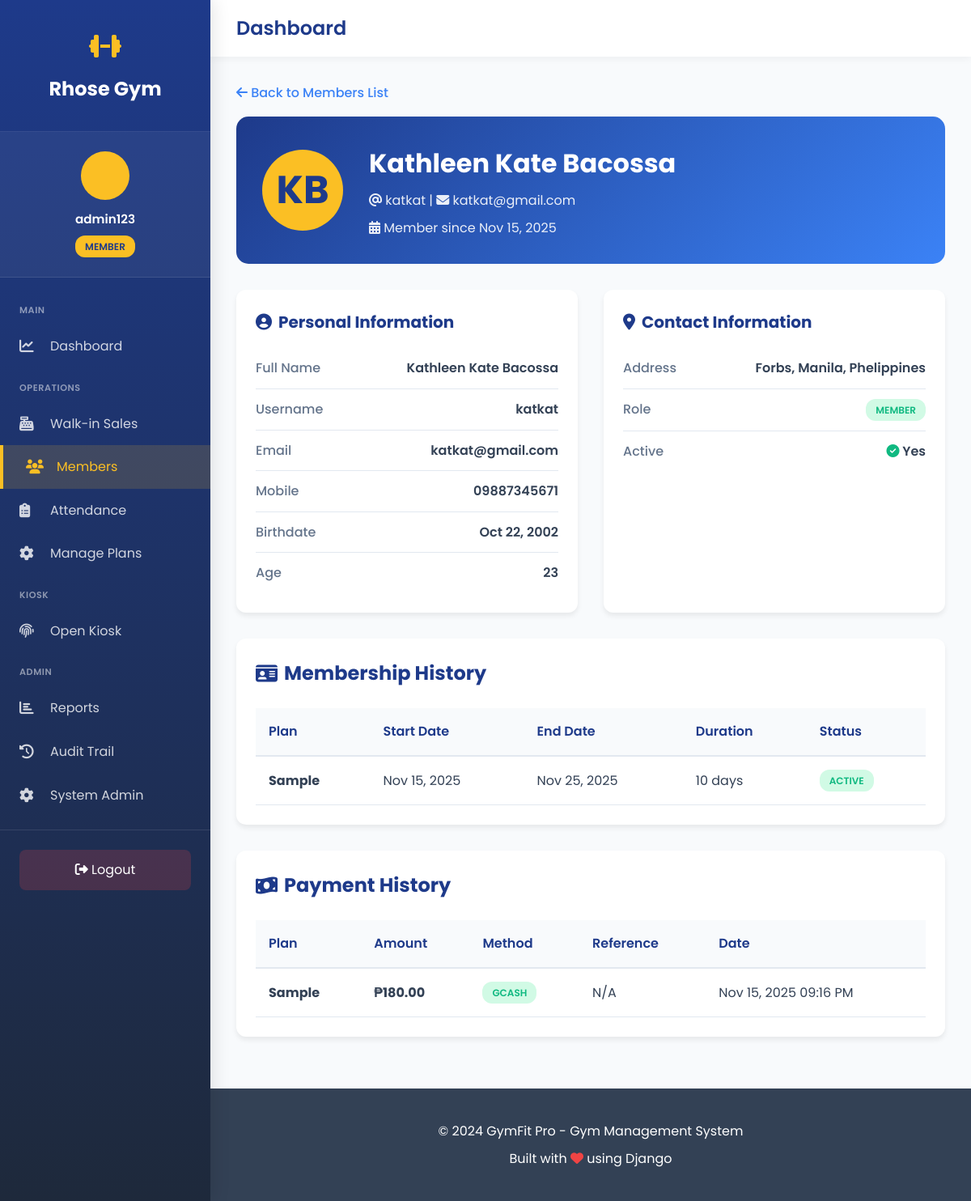
Screenshot of /members/15/ (signed in) with the database file from the repository.
### gym_app/models.py (models this page shows, shortened)
class User(AbstractUser):
    ROLE_CHOICES = [
        ('admin', 'Admin'),
        ('staff', 'Staff'),
        ('member', 'Member'),
    ]
    role = models.CharField(max_length=10, choices=ROLE_CHOICES, default='member')
    mobile_no = models.CharField(max_length=20, blank=True, null=True)
    address = models.TextField(blank=True, null=True)
    birthdate = models.DateField(blank=True, null=True)
    age = models.IntegerField(blank=True, null=True)
    kiosk_pin = models.CharField(
        max_length=6,
        blank=True,
        null=True,
        unique=True,
        help_text="6-digit PIN for kiosk check-in/out",
        verbose_name="Kiosk PIN"
    )
    created_at = models.DateTimeField(auto_now_add=True)
    updated_at = models.DateTimeField(auto_now=True)
    class Meta:
        db_table = 'users'
        verbose_name = 'User'
        verbose_name_plural = 'Users'
    def is_admin(self):
        return self.role == 'admin' or self.is_superuser
    def is_staff_or_admin(self):
        return self.role in ['admin', 'staff'] or self.is_superuser or self.is_staff

class UserMembership(models.Model):
    STATUS_CHOICES = [
        ('active', 'Active'),
        ('expired', 'Expired'),
        ('cancelled', 'Cancelled'),
    ]
    user = models.ForeignKey(User, on_delete=models.CASCADE, related_name='memberships')
    plan = models.ForeignKey(MembershipPlan, on_delete=models.PROTECT, related_name='subscriptions')
    start_date = models.DateField()
    end_date = models.DateField()
    status = models.CharField(max_length=10, choices=STATUS_CHOICES, default='active')
    created_at = models.DateTimeField(auto_now_add=True)
    updated_at = models.DateTimeField(auto_now=True)
    class Meta:
        db_table = 'user_memberships'
        verbose_name = 'User Membership'
        verbose_name_plural = 'User Memberships'
        ordering = ['-start_date']

class MembershipPlan(models.Model):
    name = models.CharField(max_length=100)
    duration_days = models.IntegerField(help_text="Duration in days")
    price = models.DecimalField(max_digits=10, decimal_places=2)
    description = models.TextField(blank=True, null=True)
    is_active = models.BooleanField(default=True)
    created_at = models.DateTimeField(auto_now_add=True)
    updated_at = models.DateTimeField(auto_now=True)
    class Meta:
        db_table = 'membership_plans'
        verbose_name = 'Membership Plan'
        verbose_name_plural = 'Membership Plans'
        ordering = ['price']

class Payment(models.Model):
    PAYMENT_METHOD_CHOICES = [
        ('cash', 'Cash'),
        ('gcash', 'GCash'),
        ('card', 'Card'),
    ]
    user = models.ForeignKey(User, on_delete=models.CASCADE, related_name='payments')
    membership = models.ForeignKey(UserMembership, on_delete=models.CASCADE, related_name='payments')
    amount = models.DecimalField(max_digits=10, decimal_places=2)
    method = models.CharField(max_length=10, choices=PAYMENT_METHOD_CHOICES)
    payment_date = models.DateTimeField(default=timezone.now)
    reference_no = models.CharField(max_length=50, blank=True, null=True)
    notes = models.TextField(blank=True, null=True)
    created_at = models.DateTimeField(auto_now_add=True)
    updated_at = models.DateTimeField(auto_now=True)
    class Meta:
        db_table = 'payments'
        verbose_name = 'Payment'
        verbose_name_plural = 'Payments'
        ordering = ['-payment_date']

### gym_app/views.py (the view, shortened to what this page needs)
# urls.py: path('members/<int:user_id>/', views.member_detail, name='member_detail'),
@login_required
def member_detail(request, user_id):
    member = get_object_or_404(User, id=user_id, role='member')
    memberships = UserMembership.objects.filter(
        user=member
    ).select_related('plan').order_by('-start_date')
    payments = Payment.objects.filter(
        user=member
    ).select_related('membership__plan').order_by('-payment_date')
    context = {
        'member': member,
        'memberships': memberships,
        'payments': payments,
    }
    return render(request, 'gym_app/member_detail.html', context)

### templates/gym_app/member_detail.html (shortened to what this page needs)
{% extends 'gym_app/base_sidebar.html' %}
{% block content %}
{% load static %}
<link rel="stylesheet" href="{% static 'gym_app/css/pages/member_detail.css' %}">
<a href="{% url 'members_list' %}" class="back-link">
    <i class="fas fa-arrow-left"></i> Back to Members List
</a>
<div class="member-header">
    <div class="member-avatar">
        {{ member.first_name|first|upper }}{{ member.last_name|first|upper }}
    </div>
    <div class="member-info">
        <h1>{{ member.get_full_name }}</h1>
        <p style="opacity: 0.9; margin: 0;">
            <i class="fas fa-at"></i> {{ member.username }} |
            <i class="fas fa-envelope"></i> {{ member.email }}
        </p>
        <p style="opacity: 0.9; margin: 0.5rem 0 0 0;">
            <i class="fas fa-calendar-alt"></i> Member since {{ member.date_joined|date:"M d, Y" }}
        </p>
    </div>
</div>
<div class="info-grid">
    <div class="info-card">
        <h2 class="card-title">
            <i class="fas fa-user-circle"></i>
            Personal Information
        </h2>
        <div class="info-row">
            <span class="info-label">Full Name</span>
            <span class="info-value">{{ member.get_full_name }}</span>
        </div>
        <div class="info-row">
            <span class="info-label">Username</span>
            <span class="info-value">{{ member.username }}</span>
        </div>
        <div class="info-row">
            <span class="info-label">Email</span>
            <span class="info-value">{{ member.email }}</span>
        </div>
        <div class="info-row">
            <span class="info-label">Mobile</span>
            <span class="info-value">{{ member.mobile_no|default:"N/A" }}</span>
        </div>
        <div class="info-row">
            <span class="info-label">Birthdate</span>
            <span class="info-value">{{ member.birthdate|date:"M d, Y"|default:"N/A" }}</span>
        </div>
        <div class="info-row">
            <span class="info-label">Age</span>
            <span class="info-value">{{ member.age|default:"N/A" }}</span>
        </div>
    </div>
    <div class="info-card">
        <h2 class="card-title">
            <i class="fas fa-map-marker-alt"></i>
            Contact Information
        </h2>
        <div class="info-row">
            <span class="info-label">Address</span>
            <span class="info-value">{{ member.address|default:"N/A" }}</span>
        </div>
        <div class="info-row">
            <span class="info-label">Role</span>
            <span class="info-value">
                <span class="badge badge-active">{{ member.role|upper }}</span>
            </span>
        </div>
        <div class="info-row">
            <span class="info-label">Active</span>
            <span class="info-value">
                {% if member.is_active %}
                    <i class="fas fa-check-circle" style="color: var(--success);"></i> Yes
                {% else %}
                    <i class="fas fa-times-circle" style="color: var(--danger);"></i> No
                {% endif %}
            </span>
        </div>
    </div>
</div>
<div class="table-container">
    <h2 class="section-title">
        <i class="fas fa-id-card"></i>
        Membership History
    </h2>
    {% if memberships %}
    <table>
        <thead>
            <tr>
                <th>Plan</th>
                <th>Start Date</th>
                <th>End Date</th>
                <th>Duration</th>
                <th>Status</th>
            </tr>
        </thead>
        <tbody>
            {% for membership in memberships %}
            <tr>
                <td><strong>{{ membership.plan.name }}</strong></td>
                <td>{{ membership.start_date|date:"M d, Y" }}</td>
                <td>{{ membership.end_date|date:"M d, Y" }}</td>
                <td>{{ membership.plan.duration_days }} days</td>
                <td>
                    <span class="badge badge-{{ membership.status }}">
                        {{ membership.status|upper }}
                    </span>
                </td>
            </tr>
            {% endfor %}
        </tbody>
    </table>
    {% else %}
    <div class="empty-state">
        <i class="fas fa-id-card"></i>
        <p>No membership history</p>
    </div>
    {% endif %}
</div>
<div class="table-container">
    <h2 class="section-title">
        <i class="fas fa-money-bill-wave"></i>
        Payment History
    </h2>
    {% if payments %}
    <table>
        <thead>
            <tr>
                <th>Plan</th>
                <th>Amount</th>
                <th>Method</th>
                <th>Reference</th>
                <th>Date</th>
            </tr>
        </thead>
        <tbody>
            {% for payment in payments %}
            <tr>
                <td><strong>{{ payment.membership.plan.name }}</strong></td>
                <td><strong>₱{{ payment.amount }}</strong></td>
                <td><span class="badge badge-active">{{ payment.method|upper }}</span></td>
                <td>{{ payment.reference_no|default:"N/A" }}</td>
                <td>{{ payment.payment_date|date:"M d, Y h:i A" }}</td>
            </tr>
            {% endfor %}
        </tbody>
    </table>
    {% else %}
    <div class="empty-state">
        <i class="fas fa-receipt"></i>
        <p>No payment history</p>
    </div>
    {% endif %}
</div>
{% endblock %}

### templates/gym_app/base_sidebar.html (shortened to what this page needs)
<!DOCTYPE html>
<html lang="en">
<head>
    <link rel="stylesheet" href="https://cdnjs.cloudflare.com/ajax/libs/font-awesome/6.4.0/css/all.min.css">
</head>
<body class="has-sidebar">
    <aside class="sidebar" id="sidebar">
        <div class="sidebar-header">
            <div class="sidebar-logo">
                <i class="fas fa-dumbbell"></i>
            </div>
            <a href="{% url 'home' %}" class="sidebar-brand">Rhose Gym</a>
        </div>
        <div class="sidebar-user">
            <div class="sidebar-user-avatar">
            </div>
            <div class="sidebar-user-name">{{ user.get_full_name|default:user.username }}</div>
            <div style="text-align: center; margin-top: 0.5rem;">
                <span class="sidebar-user-role">{{ user.role }}</span>
            </div>
        </div>
            <nav class="sidebar-menu">
            <div class="sidebar-section">Main</div>
            <a href="{% url 'dashboard' %}" {% if request.path == '/dashboard/' %}class="active"{% endif %}>
                <i class="fas fa-chart-line"></i>
                <span>Dashboard</span>
            </a>
            <div class="sidebar-section">Operations</div>
            <a href="{% url 'walkin_purchase' %}" {% if 'walkin' in request.path %}class="active"{% endif %}>
                <i class="fas fa-cash-register"></i>
                <span>Walk-in Sales</span>
            </a>
            <a href="{% url 'members_list' %}" {% if 'members' in request.path %}class="active"{% endif %}>
                <i class="fas fa-users"></i>
                <span>Members</span>
            </a>
            <a href="{% url 'attendance_report' %}" {% if 'attendance' in request.path %}class="active"{% endif %}>
                <i class="fas fa-clipboard-list"></i>
                <span>Attendance</span>
            </a>
            <a href="{% url 'manage_plans' %}" {% if 'manage-plans' in request.path %}class="active"{% endif %}>
                <i class="fas fa-cog"></i>
                <span>Manage Plans</span>
            </a>
            <div class="sidebar-section">Kiosk</div>
            <a href="{% url 'kiosk_login' %}" target="_blank">
                <i class="fas fa-fingerprint"></i>
                <span>Open Kiosk</span>
            </a>
            {% if user.is_admin %}
            <div class="sidebar-section">Admin</div>
            <a href="{% url 'reports' %}" {% if 'reports' in request.path %}class="active"{% endif %}>
                <i class="fas fa-chart-bar"></i>
                <span>Reports</span>
            </a>
            <a href="{% url 'audit_trail' %}" {% if 'audit' in request.path %}class="active"{% endif %}>
                <i class="fas fa-history"></i>
                <span>Audit Trail</span>
            </a>
            <a href="/admin/" target="_blank">
                <i class="fas fa-cog"></i>
                <span>System Admin</span>
            </a>
            {% endif %}
        </nav>
        <div class="sidebar-footer">
            <a href="{% url 'logout' %}">
                <i class="fas fa-sign-out-alt"></i> Logout
            </a>
        </div>
    </aside>
    <div class="main-wrapper">
        <div class="top-navbar">
            <div class="top-navbar-left">
                <h1>{% block page_title %}Dashboard{% endblock %}</h1>
            </div>
        </div>
        <main class="main-content">
            {% block content %}{% endblock %}
        </main>
        <footer class="footer">
            <div class="container">
                <p>&copy; 2024 GymFit Pro - Gym Management System</p>
                <p>Built with <i class="fas fa-heart" style="color: var(--danger);"></i> using Django</p>
            </div>
        </footer>
    </div>
</body>
</html>

### gym_app/static/gym_app/css/pages/member_detail.css (style rules this page uses)
.back-link { display: inline-block; color: var(--secondary-blue); text-decoration: none; margin-bottom: 1rem; font-weight: 500; }
.member-header { background: linear-gradient(135deg, var(--primary-blue) 0%, var(--secondary-blue) 100%); color: var(--white); padding: 2rem; border-radius: 15px; margin-bottom: 2rem; display: flex; align-items: center; gap: 2rem; }
.member-avatar { width: 100px; height: 100px; background: var(--gold); border-radius: 50%; display: flex; align-items: center; justify-content: center; font-size: 3rem; color: var(--primary-blue); font-weight: 700; }
.member-info h1 { font-size: 2rem; margin-bottom: 0.5rem; }
.info-grid { display: grid; grid-template-columns: repeat(auto-fit, minmax(300px, 1fr)); gap: 2rem; margin-bottom: 2rem; }
.info-card { background: var(--white); padding: 1.5rem; border-radius: 12px; box-shadow: 0 4px 6px rgba(0, 0, 0, 0.07); }
.card-title { font-size: 1.25rem; font-weight: 700; color: var(--primary-blue); margin-bottom: 1rem; display: flex; align-items: center; gap: 0.5rem; }
.info-row { display: flex; justify-content: space-between; padding: 0.75rem 0; border-bottom: 1px solid #e2e8f0; }
.info-row:last-child { border-bottom: none; }
.info-label { color: var(--gray); font-weight: 500; }
.info-value { color: var(--dark-gray); font-weight: 600; }
.section-title { font-size: 1.5rem; font-weight: 700; color: var(--primary-blue); margin-bottom: 1.5rem; display: flex; align-items: center; gap: 0.5rem; }
.table-container { background: var(--white); border-radius: 12px; padding: 1.5rem; box-shadow: 0 4px 6px rgba(0, 0, 0, 0.07); margin-bottom: 2rem; overflow-x: auto; }
table { width: 100%; border-collapse: collapse; }
table thead { background-color: var(--light-bg); }
table th { padding: 1rem; text-align: left; font-weight: 600; color: var(--primary-blue); border-bottom: 2px solid #e2e8f0; }
table td { padding: 1rem; border-bottom: 1px solid #e2e8f0; color: var(--dark-gray); }
.badge { display: inline-block; padding: 0.25rem 0.75rem; border-radius: 12px; font-size: 0.75rem; font-weight: 600; text-transform: uppercase; }
.badge-active { background-color: #d1fae5; color: var(--success); }

### rows the page displays
User: get_full_name "admin123", role "MEMBER"
User: first_name|first "K", last_name|first "B", get_full_name "Kathleen Kate Bacossa", username "katkat", email "katkat@gmail.com", date_joined "Nov 15, 2025", mobile_no "09887345671", birthdate "Oct 22, 2002", age "23", address "Forbs, Manila, Phelippines", role "MEMBER"
UserMembership: plan.name "Sample", start_date "Nov 15, 2025", end_date "Nov 25, 2025", plan.duration_days "10", status "ACTIVE"
Payment: membership.plan.name "Sample", amount "180.00", method "GCASH", reference_no "N/A", payment_date "Nov 15, 2025 09:16 PM"
